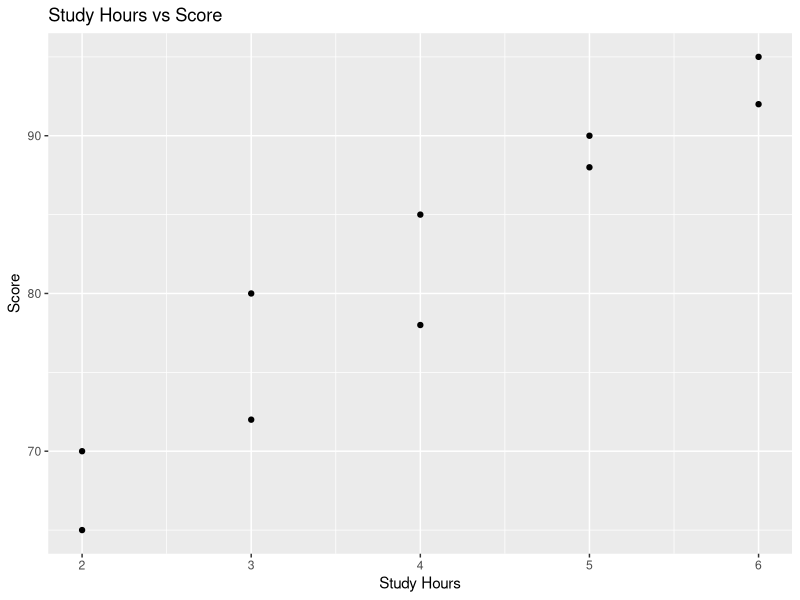
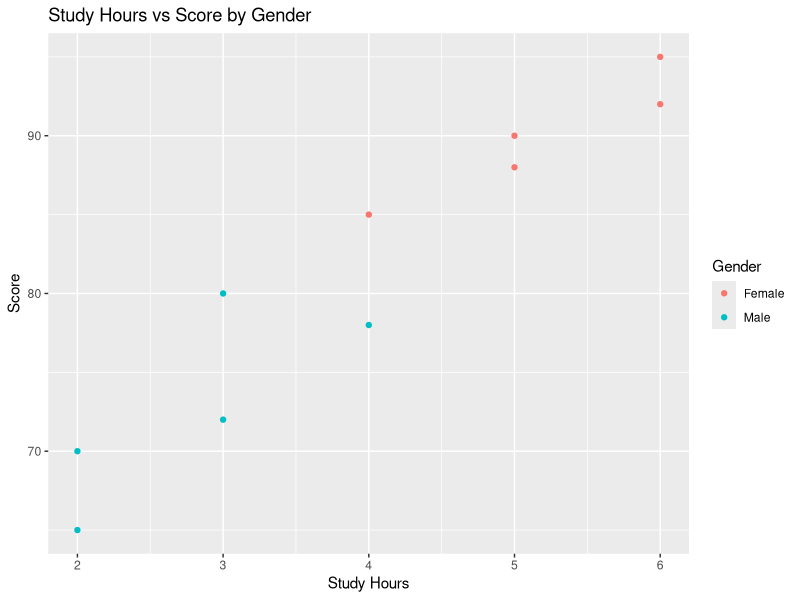
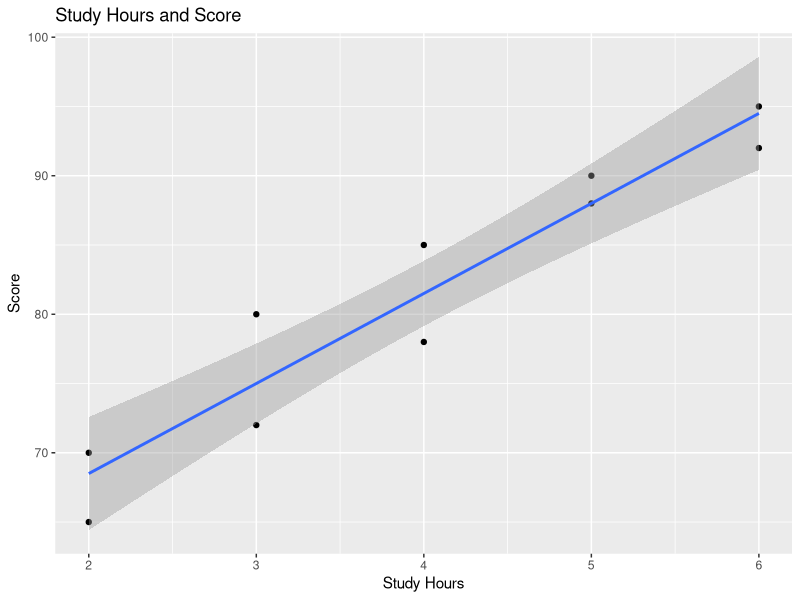
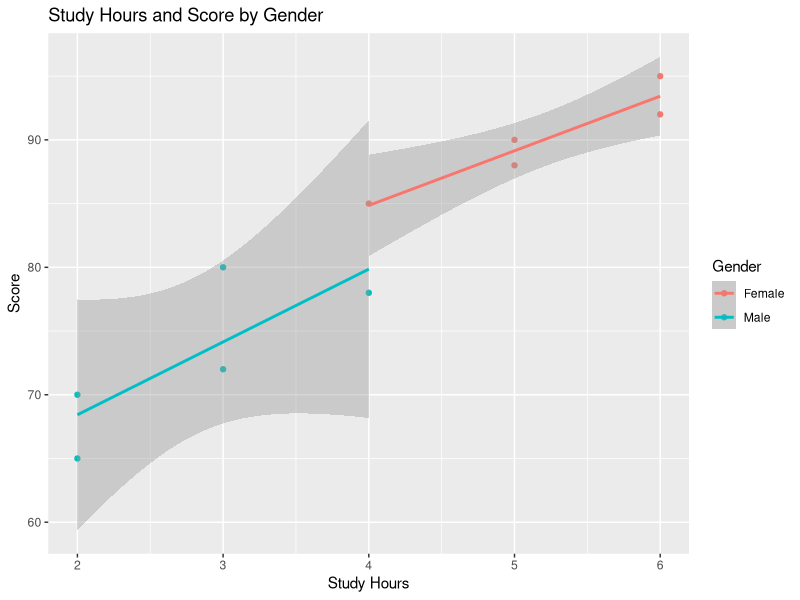

These charts were generated, in order, by the following R code:
# Data Visualization: Relationships
# This script demonstrates how to visualise
# relationships between numerical variables.


# --------------------------------------------------
# 1. Load required packages
# --------------------------------------------------

library(ggplot2)
library(dplyr)


# --------------------------------------------------
# 2. Create sample data
# --------------------------------------------------

students <- data.frame(
  name = c(
    "Ali", "Siti", "John", "Mei", "Maria",
    "Adam", "Sara", "David", "Aina", "Daniel"
  ),
  gender = c(
    "Male", "Female", "Male", "Female", "Female",
    "Male", "Female", "Male", "Female", "Male"
  ),
  age = c(20, 21, 22, 20, 25, 21, 22, 23, 21, 24),
  study_hours = c(2, 4, 3, 5, 6, 4, 5, 2, 6, 3),
  score = c(65, 85, 72, 90, 95, 78, 88, 70, 92, 80)
)

students


# --------------------------------------------------
# 3. Basic scatter plot
# --------------------------------------------------

ggplot(
  students,
  aes(
    x = study_hours,
    y = score
  )
) +
  geom_point() +
  labs(
    title = "Study Hours vs Score",
    x = "Study Hours",
    y = "Score"
  )


# --------------------------------------------------
# 4. Colour points by gender
# --------------------------------------------------

ggplot(
  students,
  aes(
    x = study_hours,
    y = score,
    colour = gender
  )
) +
  geom_point() +
  labs(
    title = "Study Hours vs Score by Gender",
    x = "Study Hours",
    y = "Score",
    colour = "Gender"
  )


# --------------------------------------------------
# 5. Add a linear trend line
# --------------------------------------------------

ggplot(
  students,
  aes(
    x = study_hours,
    y = score
  )
) +
  geom_point() +
  geom_smooth(
    method = "lm",
    se = TRUE
  ) +
  labs(
    title = "Study Hours and Score",
    x = "Study Hours",
    y = "Score"
  )


# --------------------------------------------------
# 6. Add separate trend lines by gender
# --------------------------------------------------

ggplot(
  students,
  aes(
    x = study_hours,
    y = score,
    colour = gender
  )
) +
  geom_point() +
  geom_smooth(
    method = "lm",
    se = TRUE
  ) +
  labs(
    title = "Study Hours and Score by Gender",
    x = "Study Hours",
    y = "Score",
    colour = "Gender"
  )


# --------------------------------------------------
# 7. Calculate Pearson correlation
# --------------------------------------------------

cor(
  students$study_hours,
  students$score
)


# --------------------------------------------------
# 8. Test Pearson correlation
# --------------------------------------------------

cor.test(
  students$study_hours,
  students$score
)


# --------------------------------------------------
# 9. Calculate correlation matrix
# --------------------------------------------------

numeric_data <- students %>%
  select(
    age,
    study_hours,
    score
  )

cor(numeric_data)


# --------------------------------------------------
# 10. Correlation matrix with missing-value handling
# --------------------------------------------------

cor(
  numeric_data,
  use = "complete.obs"
)


# --------------------------------------------------
# Key idea
# --------------------------------------------------

# Scatter plot → visualise relationships between
# numerical variables.
#
# geom_smooth(method = "lm")
# → add a fitted linear regression line.
#
# cor()
# → calculate a correlation coefficient.
#
# cor.test()
# → test the statistical significance of a correlation.
#
# Important:
#
# Correlation describes association.
# Correlation does not by itself establish causation.
